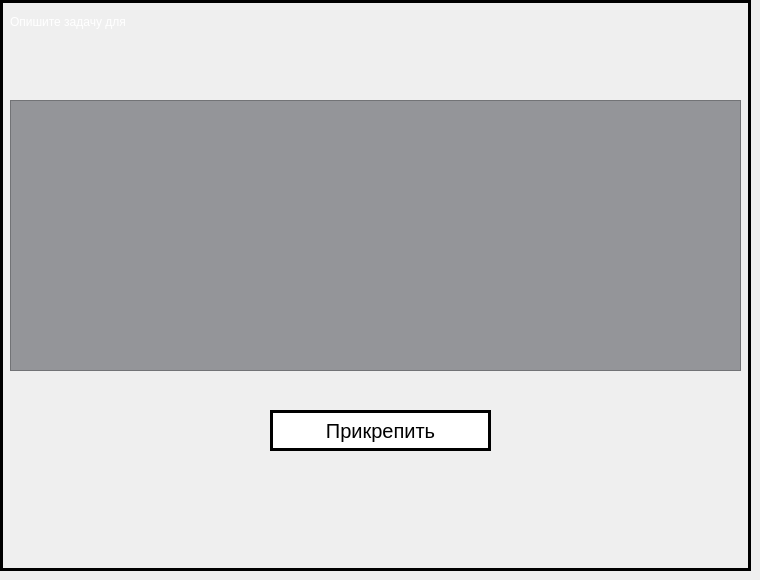
    <widget class="QWidget" name="page_9">
     <widget class="QLabel" name="label_33">
      <property name="geometry">
       <rect>
        <x>0</x>
        <y>0</y>
        <width>751</width>
        <height>571</height>
       </rect>
      </property>
      <property name="styleSheet">
       <string notr="true">background-image: url(:/img/backgroundPhotoSolarSystem_withoutSun.png);
	border: 3px solid rgb(0, 0, 0);</string>
      </property>
      <property name="text">
       <string/>
      </property>
     </widget>
     <widget class="QPlainTextEdit" name="plainTextEdit_personalTaskPerformerText_onPersonalPerformersTasks">
      <property name="geometry">
       <rect>
        <x>10</x>
        <y>100</y>
        <width>731</width>
        <height>271</height>
       </rect>
      </property>
      <property name="styleSheet">
       <string notr="true">background-color: rgb(148, 149, 153);
font: 11pt &quot;Segoe UI Symbol&quot;;</string>
      </property>
     </widget>
     <widget class="QLabel" name="label_38">
      <property name="geometry">
       <rect>
        <x>10</x>
        <y>10</y>
        <width>281</width>
        <height>24</height>
       </rect>
      </property>
      <property name="styleSheet">
       <string notr="true">background-color: none;
color:white;
font: 14pt &quot;Simple Bold Jut Out&quot;;</string>
      </property>
      <property name="text">
       <string>Опишите задачу для </string>
      </property>
     </widget>
     <widget class="QPushButton" name="pushButton_setPersonalPerformerTask_onPersonalPerformersTasks">
      <property name="geometry">
       <rect>
        <x>270</x>
        <y>410</y>
        <width>221</width>
        <height>41</height>
       </rect>
      </property>
      <property name="styleSheet">
       <string notr="true">QPushButton{
	font-size: 20px;
	border:3px solid black;
	background-color: white;

}

QPushButton:hover
{
	background-color: rgb(222, 222, 222)
}

QPushButton:pressed
{
	background-color:rgb(151, 151, 151);
}</string>
      </property>
      <property name="text">
       <string>Прикрепить</string>
      </property>
     </widget>
     <widget class="QLabel" name="label_currentPerformer_onPersonalPerformersTasks">
      <property name="geometry">
       <rect>
        <x>250</x>
        <y>10</y>
        <width>281</width>
        <height>24</height>
       </rect>
      </property>
      <property name="styleSheet">
       <string notr="true">background-color: none;
color:white;
font: 14pt &quot;Simple Bold Jut Out&quot;;</string>
      </property>
      <property name="text">
       <string/>
      </property>
     </widget>
    </widget>
